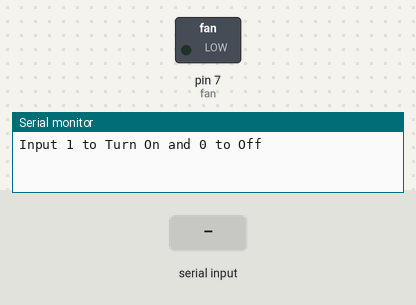
Simulated run of this sketch. Board: Arduino Uno, built with avr-gcc and run on an emulated ATmega328P. Parts: switched loads named in the sketch (green lamp = pin HIGH), the last lines printed to the serial monitor. The inputs (shaded band) are chosen by the test bench.

Above: at 1.2 s.
1.3 s: "1" received over Serial
At 2.5 s:
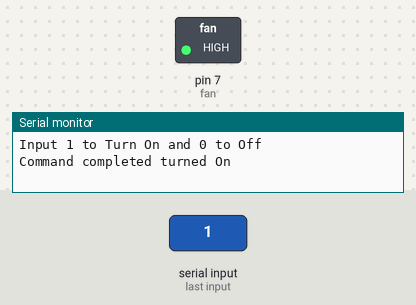
2.8 s: "0" received over Serial
At 3.7 s:
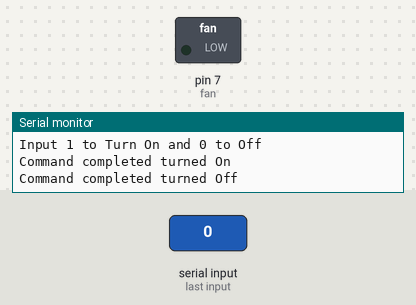
Timing chart, 0 to 5.8 s (numbered marks = the images above; inputs shaded):
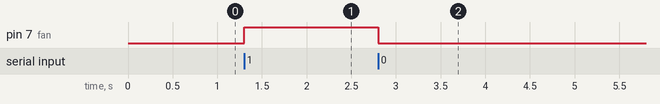

The sketch:

air_led_test.ino
```cpp
int fan=7;

void setup()
{
pinMode(fan,OUTPUT);
digitalWrite(fan,LOW);


Serial.begin(9600);

while (!Serial);

Serial.println("Input 1 to Turn On and 0 to Off");
}

void loop()
{
    if(Serial.available())
  {
    char a;
    a = Serial.read();

    if (a == '1')
    {


      digitalWrite(fan,HIGH);

    Serial.println("Command completed turned On");


  }


    else if (a =='0')
{
   digitalWrite(fan,LOW);//반대로 넣어줘야함

  Serial.println("Command completed turned Off");


}
  }
  }
```

Measured:
- after the input at 1.3 s, pin 7 (fan): LOW → HIGH at once
- after the input at 2.8 s, pin 7 (fan): HIGH → LOW at once
